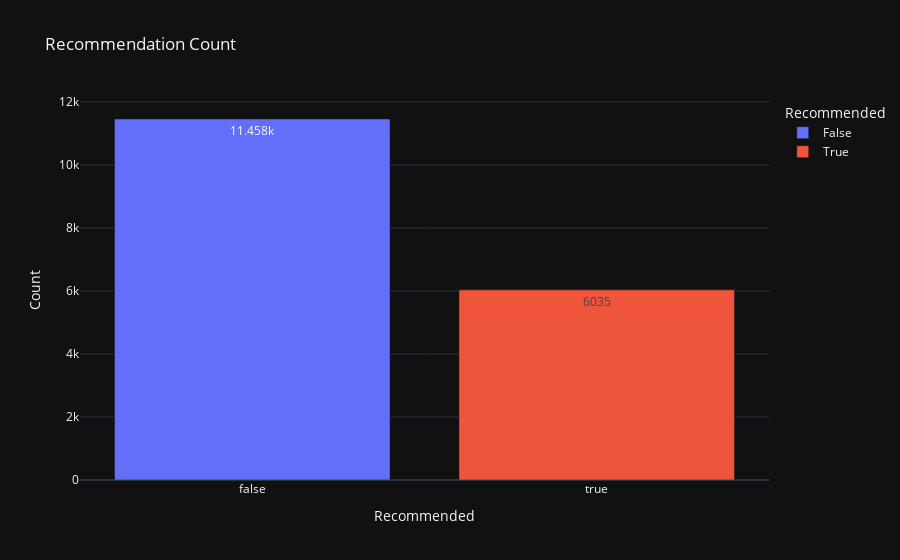

The notebook cell this image was saved under:
### Code cell
px.bar(df_eda.groupby('recommended')['index'].count().reset_index(), x='recommended', y='index',labels={'recommended':'Recommended', 'index':'Count'}, title='Recommendation Count', text_auto=True, color='recommended', template='plotly_dark')

### Figure 1 — Plotly figure (JSON) as saved in the notebook; plotly's stock layout.template omitted (floating-point values rounded to 4 significant figures)
{"data": [{"alignmentgroup": "True", "hovertemplate": "Recommended=%{x}<br>Count=%{y}<extra></extra>", "legendgroup": "False", "marker": {"color": "#636efa", "pattern": {"shape": ""}}, "name": "False", "offsetgroup": "False", "orientation": "v", "showlegend": true, "textposition": "auto", "texttemplate": "%{y}", "type": "bar", "x": [false], "xaxis": "x", "y": [11458], "yaxis": "y"}, {"alignmentgroup": "True", "hovertemplate": "Recommended=%{x}<br>Count=%{y}<extra></extra>", "legendgroup": "True", "marker": {"color": "#EF553B", "pattern": {"shape": ""}}, "name": "True", "offsetgroup": "True", "orientation": "v", "showlegend": true, "textposition": "auto", "texttemplate": "%{y}", "type": "bar", "x": [true], "xaxis": "x", "y": [6035], "yaxis": "y"}], "layout": {"barmode": "relative", "legend": {"title": {"text": "Recommended"}, "tracegroupgap": 0}, "title": {"text": "Recommendation Count"}, "xaxis": {"anchor": "y", "categoryarray": [false, true], "categoryorder": "array", "domain": [0, 1], "title": {"text": "Recommended"}}, "yaxis": {"anchor": "x", "domain": [0, 1], "title": {"text": "Count"}}}}
